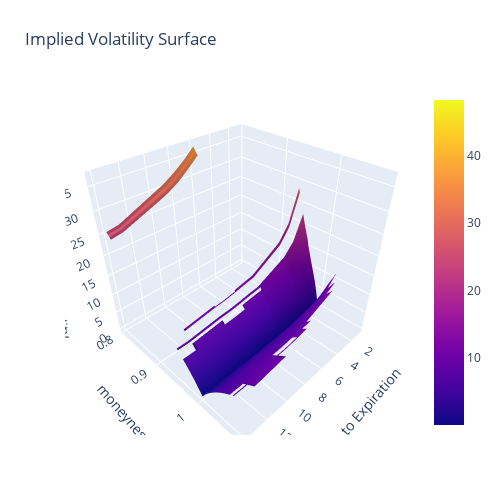

This figure's notebook cell:
### Markdown cell above
### • Plot the volatility surface

### Code cell
import volatility_surface
import pandas as pd

# get the option data
option_data = pd.read_csv('data/SPX-options.csv')

# date
date = '2023-02-28'

option_data = volatility_surface.add_IV(option_data, date)

option_data = volatility_surface.add_moneyness_column(option_data)

volatility_surface.plot_volatility_surface(option_data)

### Figure 1 — Plotly figure (JSON) as saved in the notebook; plotly's stock layout.template omitted (floating-point values rounded to 4 significant figures; data arrays with more than 128 entries replaced by an {"elided": "..."} marker saying what was removed)
{"data": [{"type": "surface", "x": [1, 2, 3, 6, 7, 8, 9, 10, 13, 14], "y": {"elided": "177 float values"}, "z": {"elided": "177x10 float values"}}], "layout": {"autosize": false, "height": 500, "margin": {"b": 65, "l": 65, "r": 50, "t": 90}, "scene": {"xaxis": {"title": {"text": "Time to Expiration"}}, "yaxis": {"title": {"text": "moneyness"}}, "zaxis": {"title": {"text": "Implied Volatility"}}}, "title": {"text": "Implied Volatility Surface"}, "width": 500}}
